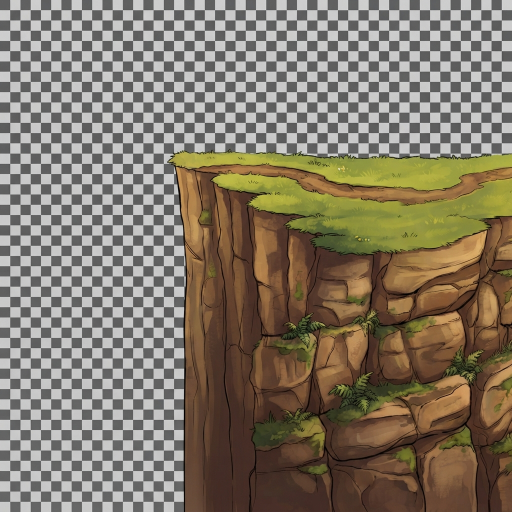
#> input picture reference/art/games/bridge_master_parts/2.jpg, 1024 x 1024 px (shown at 1/2 size)
$ python -i bridge_master_cutout.py   (imports and definitions only)
#> lines starting #> are read from the running program, lines starting #| are printed output that depends on the picture
#!/usr/bin/env python3
"""Bridge Master game art from the owner's AI pictures (2026-11-13,
D:/Dev/Minigame Art/bridge Master/prompts/, made from the prompts Claude wrote).

The pictures are JPGs with a fake "transparent" grey checkerboard painted in (or a
plain sky for the pier), so this cuts the background out: a pixel is background
when it is grey and close to one of the checker shades (or to the sky colour)
AND it connects to the picture's border. Dark ink outlines stop the fill, so
grey steel inside an outline is kept.

Copies the sources to reference/art/games/bridge_master_parts/ and writes PNGs
to games/bridge_master/parts/, and parts.json (next to the sources) (cliff edge and road height,
vehicle wheel positions as fractions of the picture).

  python tools/bridge_master_cutout.py [source folder]
Needs Pillow.
"""
import json
import shutil
import sys
from collections import deque
from pathlib import Path

from PIL import Image, ImageFilter

ROOT = Path(__file__).resolve().parent.parent
SRC_DEFAULT = Path("D:/Dev/Minigame Art/bridge Master/prompts")
KEEP = ROOT / "reference/art/games/bridge_master_parts"
OUT = ROOT / "games/bridge_master/parts"

# source file -> (output name, kind, output width)
PARTS = {
    "1.jpg": ("cliff_forest_l", "cliff", 512),
    "2.jpg": ("cliff_forest_r", "cliff", 512),
    "3a.jpg": ("cliff_desert_l", "cliff", 512),
    "3b.jpg": ("cliff_desert_r", "cliff", 512),
    "3c.jpg": ("cliff_mesa_l", "cliff", 512),
    "3d.jpg": ("cliff_mesa_r", "cliff", 512),
    "4.jpg": ("pier", "sky", 256),
    "5.jpg": ("water", "checker", 1024),
    "6a.jpg": ("beam_wood", "checker", 1024),
    "7.jpg": ("beam_steel", "checker", 1024),
    "8.jpg": ("road_steel", "checker", 1024),
    "8a.jpg": ("road_wood", "checker", 1024),
    "9.jpg": ("cable", "checker", 1024),
    "11.jpg": ("bolts", "bolts", 0),
    "car1.jpg": ("veh_car", "checker", 512),
    "car2.jpg": ("veh_van", "checker", 512),
    "car3.jpg": ("veh_bus", "checker", 640),
    "car4.jpg": ("veh_truck", "checker", 640),
    "car5.jpg": ("veh_heavy", "checker", 640),
    # 2026-11-14: sharp desert cliff (replaces 3a.jpg) and the Garage vehicles (bought with stars).
    "21.jpg": ("cliff_desert_l", "cliff", 640),
    "car 6.jpg": ("skin_monster", "checker", 512),
    "car7.jpg": ("skin_rusty", "checker", 512),
    "car8.jpg": ("skin_racer", "checker", 512),
    "car9.jpg": ("skin_wiener", "checker", 512),
    "car10.jpg": ("skin_icecream", "checker", 512),
    "car11.jpg": ("skin_convertible", "checker", 512),
    "car13.jpg": ("skin_firetruck", "checker", 640),
    "limo.png": ("skin_limo", "png", 640),
    "pumpin.jpg": ("skin_pumpkin", "checker", 512),
    "rover.png": ("skin_rover", "png", 512),
    "taco.png": ("skin_taco", "png", 512),
    "tank.png": ("skin_tank", "png", 512),
}
# Sources replaced by a later picture (same output name): skipped.
SUPERSEDED = {"3a.jpg"}


def grey_levels(im: Image.Image) -> list:
    """The checker's grey shades, from the border pixels."""
    w, h = im.size
    px = im.load()
    counts = {}
    for x in range(0, w, 3):
        for y in (1, 4, h - 2, h - 5):
            r, g, b = px[x, y]
            if max(r, g, b) - min(r, g, b) < 14:
                k = (r + g + b) // 3 // 6
                counts[k] = counts.get(k, 0) + 1
    for y in range(0, h, 3):
        for x in (1, 4, w - 2, w - 5):
            r, g, b = px[x, y]
            if max(r, g, b) - min(r, g, b) < 14:
                k = (r + g + b) // 3 // 6
                counts[k] = counts.get(k, 0) + 1
    top = sorted(counts, key=counts.get, reverse=True)
    first = top[0]
    # The other shade: the most common bucket at least 30 levels away.
    second = next((k for k in top[1:] if abs(k - first) * 6 >= 30), first)
    return [first * 6 + 3, second * 6 + 3]


# [42 lines left out: function cut, not called in this run]


def cable_band(im: Image.Image) -> Image.Image:
    """The cable is grey on a dark grey checker: keep the rows that are not checker."""
    im = im.convert("RGB")
    w, h = im.size
    px = im.load()
    levels = grey_levels(im)
    rows = []
    for y in range(h):
        hits = 0
        for x in range(0, w, 2):
            r, g, b = px[x, y]
            v = (r + g + b) / 3
            if any(abs(v - L) <= 8 for L in levels):
                hits += 1
        rows.append(hits / (w / 2))
    band = [y for y in range(h) if rows[y] < 0.45]
    mid = sorted(band)[len(band) // 2]
    top = mid
    while top > 0 and rows[top - 1] < 0.45:
        top -= 1
    bot = mid
    while bot < h - 1 and rows[bot + 1] < 0.45:
        bot += 1
    out = im.crop((0, top, w, bot + 1)).convert("RGBA")
    a = Image.new("L", out.size, 255)
    for y in (0, out.height - 1):
        for x in range(out.width):
            a.putpixel((x, y), 110)
    out.putalpha(a)
    return out


# Vehicles drawn facing left, flipped so all drive to the right.
FACE_LEFT = {"veh_bus", "veh_heavy"}
# Outer wheel centres and tyre radius as fractions of the (flipped) picture's width,
# read off the pictures by eye; the tyres touch the picture's bottom edge.
WHEELS = {
    "veh_car": {"rear": 0.18, "front": 0.79, "r": 0.10},
    "veh_van": {"rear": 0.19, "front": 0.77, "r": 0.10},
    "veh_bus": {"rear": 0.22, "front": 0.78, "r": 0.09},
    "veh_truck": {"rear": 0.21, "front": 0.80, "r": 0.08},
    "veh_heavy": {"rear": 0.18, "front": 0.82, "r": 0.075},
}

# Garage vehicles: outer wheel centres (rear, front) and tyre radius, fractions of the
# width, read off the cut pictures by eye (wheels() guesses badly on these). The tank's are
# the ends of its tracks, the rover's its outer wheels.
SKIN_WHEELS = {
    "skin_convertible": {"rear": 0.26, "front": 0.82, "r": 0.065},
    "skin_firetruck": {"rear": 0.225, "front": 0.845, "r": 0.055},
    "skin_icecream": {"rear": 0.20, "front": 0.86, "r": 0.08},
    "skin_limo": {"rear": 0.105, "front": 0.81, "r": 0.04},
    "skin_monster": {"rear": 0.17, "front": 0.83, "r": 0.17},
    "skin_pumpkin": {"rear": 0.12, "front": 0.87, "r": 0.11},
    "skin_racer": {"rear": 0.16, "front": 0.78, "r": 0.06},
    "skin_rover": {"rear": 0.10, "front": 0.79, "r": 0.09},
    "skin_rusty": {"rear": 0.18, "front": 0.76, "r": 0.07},
    "skin_taco": {"rear": 0.17, "front": 0.76, "r": 0.085},
    "skin_tank": {"rear": 0.12, "front": 0.86, "r": 0.08},
    "skin_wiener": {"rear": 0.16, "front": 0.78, "r": 0.07},
}

# Ground line of each cliff (fraction of the cut picture's height), read off the
# pictures by eye: the trees on the forest cliff stand above it.
CLIFF_TOP = {"cliff_forest_l": 0.24, "cliff_forest_r": 0.05, "cliff_desert_l": 0.04,
             "cliff_desert_r": 0.05, "cliff_mesa_l": 0.09, "cliff_mesa_r": 0.07}
# Where the painted checkerboard starts showing through the rock (fraction of height).
CLIFF_FADE = {"cliff_desert_r": 0.28, "cliff_mesa_l": 0.36, "cliff_mesa_r": 0.40}


# [49 lines left out: functions heal_cliff, glass, cover_brand, not called in this run]


# Labels to paint over on skin_wiener (fractions of the cut picture), read off by eye.
BRAND_BOXES = [(0.255, 0.38, 0.385, 0.66), (0.575, 0.47, 0.69, 0.68)]


# Checker left inside a vehicle's outline that should be see-through (not glass):
# under the monster truck, between the fire ladder's rungs, the pumpkin's windows.
HOLES = {"skin_monster": (0.0, 0.45, 1.0, 0.8), "skin_firetruck": (0.0, 0.0, 1.0, 0.25),
         "skin_pumpkin": (0.3, 0.15, 0.85, 0.7)}


# [9 lines left out: function holes, not called in this run]


def trim(im: Image.Image) -> Image.Image:
    box = im.getchannel("A").point(lambda a: 255 if a > 40 else 0).getbbox()
    return im.crop(box) if box else im


# [117 lines left out: functions resize_w, cliff_meta, wheels, main, not called in this run]


# [2 lines not run here, left out]

>>> from PIL import Image
>>> picture = Image.open('../reference/art/games/bridge_master_parts/2.jpg')
#> picture is the input picture: PIL image 1024x1024 RGB; mean R, G, B 130.5, 120.2, 104.1
>>> result = cable_band(picture)
#> after the loop in grey_levels, `for x in range(0, w, 3):`: counts = 23 items
#> after the loop in grey_levels, `for y in range(0, h, 3):`: counts = 26 items
#> in grey_levels, `top = sorted(counts, key=counts.get, reverse=True)`: top = 26 values, max 35 at index 6, min 0 at index 22, mean 21.35
#> in grey_levels, `first = top[0]`: first = 15
#> in grey_levels, `second = next((k for k in top[1:] if abs(k - first) * 6 >= 30), first)`: second = 34
#> in cable_band, `levels = grey_levels(im)`: levels = [93, 207]
#> after the loop in cable_band, `for y in range(h):`: rows = 1024 values, max 0.955 at index 18, min 0 at index 20, mean 0.514
#> in cable_band, `band = [y for y in range(h) if rows[y] < 0.45]`: band = 702 values from 20 to 1023
#> in cable_band, `mid = sorted(band)[len(band) // 2]`: mid = 670
#> the loop in cable_band, `while top > 0 and rows[top - 1] < 0.45:` made 70 passes
#> top on passes 1 to 12: 669, 668, 667, 666, 665, 664, 663, 662, 661, 660, 659, 658
#> after the loop in cable_band, `while top > 0 and rows[top - 1] < 0.45:`: top = 600
#> in cable_band, `bot = mid`: bot = 670
#> the loop in cable_band, `while bot < h - 1 and rows[bot + 1] < 0.45:` made 44 passes
#> after the loop in cable_band, `while bot < h - 1 and rows[bot + 1] < 0.45:`: bot = 714
#> in cable_band, `out = im.crop((0, top, w, bot + 1)).convert("RGBA")`:
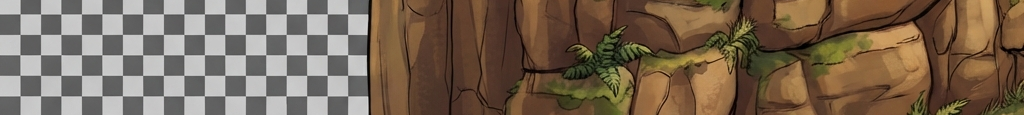
#> out: PIL image 1024x115 RGBA; mean R, G, B, A 120.4, 102.4, 84.5, 255
#> in cable_band, `a = Image.new("L", out.size, 255)`: a: PIL image 1024x115 L; every value is 255
#> after the loop in cable_band, `for y in (0, out.height - 1):`:
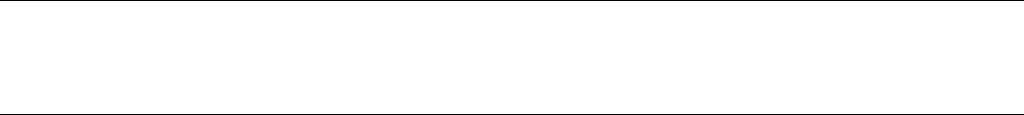
#> a: PIL image 1024x115 L; values 110 (black) and 255 (white), 98.3% white; black in thin lines or dots

$ run again, on games/arrow_pop/landing.jpg
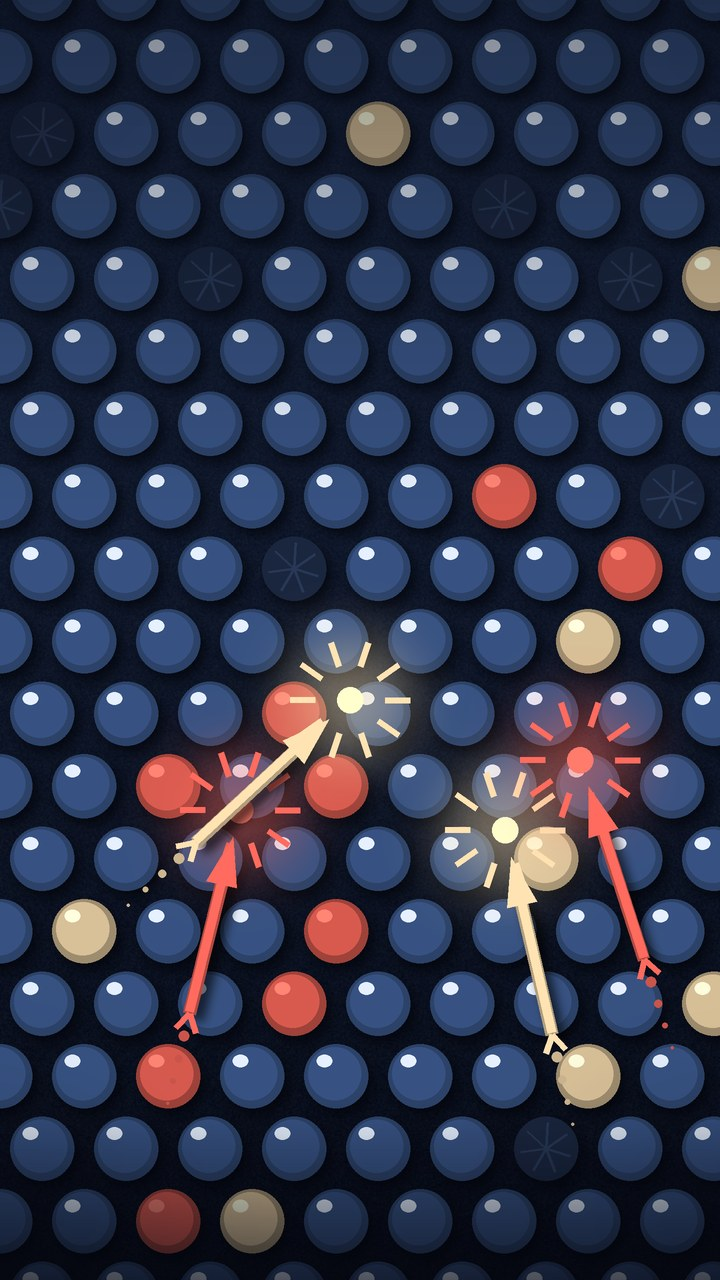
#> input picture games/arrow_pop/landing.jpg, 720 x 1280 px
#> picture is the input picture: PIL image 720x1280 RGB; mean R, G, B 46.8, 52, 73.4
#> after the loop in grey_levels, `for x in range(0, w, 3):`: counts = {1: 133, 12: 7, 11: 3, 2: 3, 13: 15, 14: 2, 15: 2, 4: 1}
#> after the loop in grey_levels, `for y in range(0, h, 3):`: counts = 9 items
#> in grey_levels, `top = sorted(counts, key=counts.get, reverse=True)`: top = [1, 13, 2, 12, 11, 14, 15, 4, 5]
#> first = 1
#> second = 13
#> levels = [9, 81]
#> after the loop in cable_band, `for y in range(h):`: rows = 1280 values, max 1 at index 1181, min 0 at index 30, mean 0.306
#> band = 954 values from 0 to 1279
#> mid = 556
#> the loop in cable_band, `while top > 0 and rows[top - 1] < 0.45:` made 46 passes
#> top on passes 1 to 8: 555, 554, 553, 552, 551, 550, 549, 548
#> after the loop in cable_band, `while top > 0 and rows[top - 1] < 0.45:`: top = 510
#> in cable_band, `bot = mid`: bot = 556
#> the loop in cable_band, `while bot < h - 1 and rows[bot + 1] < 0.45:` made 11 passes
#> after the loop in cable_band, `while bot < h - 1 and rows[bot + 1] < 0.45:`: bot = 567
#> after the loop in cable_band, `for y in (0, out.height - 1):`:
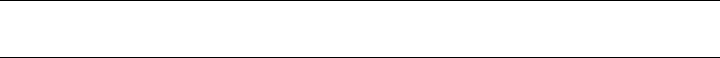
#> a: PIL image 720x58 L; values 110 (black) and 255 (white), 96.6% white; black in thin lines or dots
#> in cable_band, `out.putalpha(a)`:
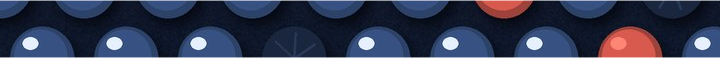
#> out: PIL image 720x58 RGBA; mean R, G, B, A 42.8, 49.5, 74.6, 250; transparent parts drawn white
